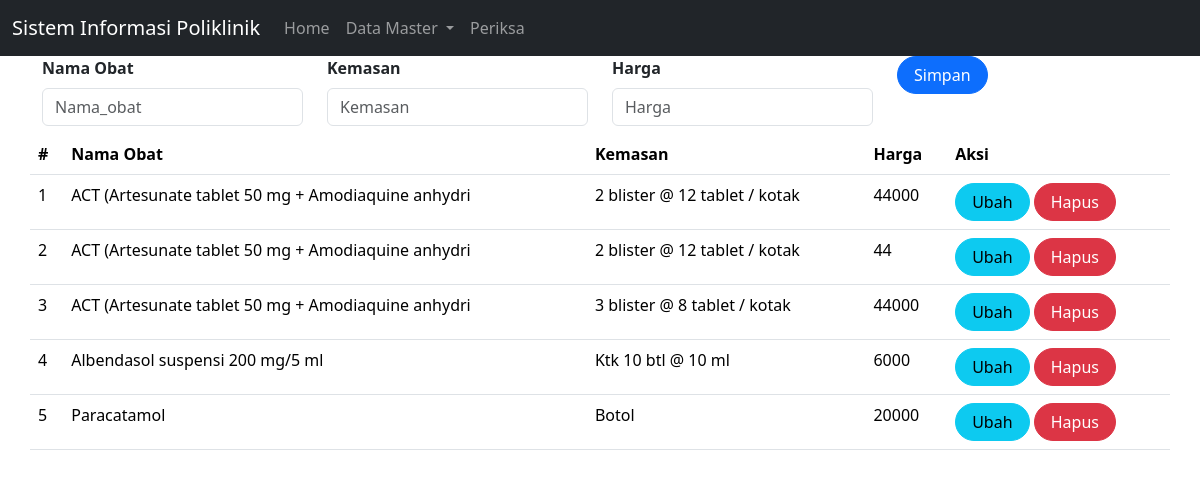
/obat.php, run on the app's committed database.
### tables this page shows
CREATE TABLE `obat` (
  `id` int(11) NOT NULL,
  `nama_obat` varchar(50) NOT NULL,
  `kemasan` varchar(35) NOT NULL,
  `harga` int(11) NOT NULL
);

### obat.php (the view, shortened to what this page needs)
<!doctype html>
<html lang="en">
  <head>
    <link href="https://cdn.jsdelivr.net/npm/bootstrap@5.3.2/dist/css/bootstrap.min.css" rel="stylesheet">
  </head>
  <body>
  <nav class="navbar navbar-expand-lg  navbar-dark bg-dark">
  <div class="container-fluid">
    <a class="navbar-brand" href="#">
      Sistem Informasi Poliklinik
    </a>
    <div class="collapse navbar-collapse" id="navbarNavDropdown">
      <ul class="navbar-nav">
        <li class="nav-item">
          <a class="nav-link" aria-current="page" href="index.php">
            Home
          </a>
        </li>
        <li class="nav-item dropdown">
          <a class="nav-link dropdown-toggle" href="#" role="button"
          data-bs-toggle="dropdown" aria-expanded="false">
            Data Master
          </a>
        </li>
        <li class="nav-item">
          <a class="nav-link"
          href="periksa.php?page=periksa">
            Periksa
          </a>
        </li>
      </ul>
    </div>
  </div>
</nav>
<?php
include'koneksi.php';
?>
<body>
<div class="container">
    <form class="form row"  method="POST" action="" name="myForm" onsubmit="return(validate());">
    <?php
    $nama_obat = '';
    $kemasan = '';
    $harga = '';
    ?>
    <div class="col">
        <label for="inputNama_obat" class="form-label fw-bold">
            Nama Obat
        </label>
        <input type="varchar" class="form-control" name="nama_obat" id="inputNama_obat" placeholder="Nama_obat" value="<?php echo $nama_obat ?>">
    </div>
    <div class="col">
        <label for="inputKemasan" class="form-label fw-bold">
            Kemasan
        </label>
        <input type="varchar" class="form-control" name="kemasan" id="inputKemasan" placeholder="Kemasan" value="<?php echo $kemasan ?>">
    </div>
    <div class="col mb-2">
        <label for="inputHarga" class="form-label fw-bold">
        Harga
        </label>
        <input type="varchar" class="form-control" name="harga" id="inputHarga" placeholder="Harga" value="<?php echo $harga ?>">
    </div>
    <div class="col">
        <button type="submit" class="btn btn-primary rounded-pill px-3" name="simpan">Simpan</button>
    </div>
<table class="table table-hover">
    <thead>
        <tr>
            <th scope="col">#</th>
            <th scope="col">Nama Obat</th>
            <th scope="col">Kemasan</th>
            <th scope="col">Harga</th>
            <th scope="col">Aksi</th>
        </tr>
    </thead>
    <tbody>
    <?php
    $result = mysqli_query(
    $mysqli,"SELECT * FROM obat ORDER BY nama_obat"
    );
$no = 1;
while ($data = mysqli_fetch_array($result)) {
?>
    <tr>
        <td><?php echo $no++ ?></td>
        <td><?php echo $data['nama_obat'] ?></td>
        <td><?php echo $data['kemasan'] ?></td>
        <td><?php echo $data['harga'] ?></td>
                <td>
                    <a class="btn btn-info rounded-pill px-3"
                    href="obat.php?id=<?php echo $data['id'] ?>">Ubah
                    </a>
                    <a class="btn btn-danger rounded-pill px-3"
                    href="obat.php?page=obat&id=<?php echo $data['id'] ?>&aksi=hapus">Hapus</a>
                </td>
            </tr>
        <?php
        }
        ?>
    </tbody>
</form>
</body>
</html>

### data on the page
obat: nama_obat "ACT (Artesunate tablet 50 mg + Amodiaquine anhydri", kemasan "2 blister @ 12 tablet / kotak", harga "44000"
obat: nama_obat "ACT (Artesunate tablet 50 mg + Amodiaquine anhydri", kemasan "2 blister @ 12 tablet / kotak", harga "44"
obat: nama_obat "ACT (Artesunate tablet 50 mg + Amodiaquine anhydri", kemasan "3 blister @ 8 tablet / kotak", harga "44000"
obat: nama_obat "Albendasol suspensi 200 mg/5 ml", kemasan "Ktk 10 btl @ 10 ml", harga "6000"
obat: nama_obat "Paracatamol", kemasan "Botol", harga "20000"
